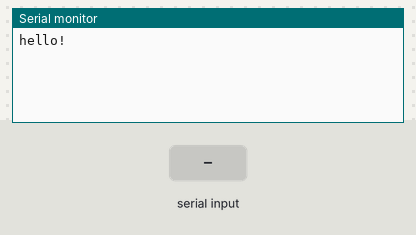
The sketch below on a simulated Arduino Leonardo, built with avr-gcc and run on an emulated ATmega32U4. Shown: the last lines printed to the serial monitor. Inputs (shaded band) come from the test bench.

Above: at 1.2 s.
1.3 s: "1" received over the second serial link
At 2.3 s:
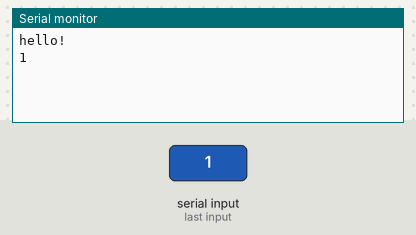
2.8 s: "0" received over the second serial link
At 3.5 s:
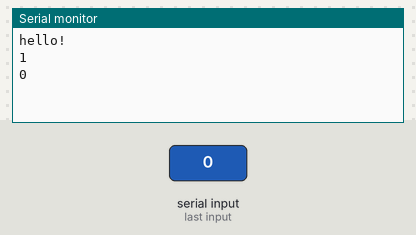

Measured:
- after the input at 1.3 s, the serial monitor: prints a new line at once (image 1)
- after the input at 2.8 s, the serial monitor: prints a new line at once (image 2)

The sketch:

BlueDuino_example_code.ino
```cpp
//BlueDuino Example Code
//https://github.com/volca/BlueDuino/blob/master/examples/serial_test.ino

#include <SoftwareSerial.h>

// Blueduino comunicate with BLE module through pin11, pin12 as soft serial.
SoftwareSerial mySerial(11, 12); //RX,TX

String tmp;

void setup() {
  // It's just for test with "Serial Monitor" of Arduino IDE. It can be removed.
  Serial.begin(9600);
  while (!Serial) {
    ; // wait for serial port to connect. Needed for Leonardo only
  }
  Serial.println("hello!");

  // Start soft serial
  mySerial.begin(9600);
};

void loop() {
  // Read soft serial
  while (mySerial.available() > 0)  {
    tmp += char(mySerial.read());
    delay(2);
  }

  // If it got data from soft serial port then display on "Serial Monitor"
  if(tmp.length() > 0) {
    Serial.println(tmp);
    tmp = "";
  }

  // If it got data from hard serial port, then write data to soft serial port.
  if (Serial.available()) {
    mySerial.write(Serial.read());
  }
}
```
